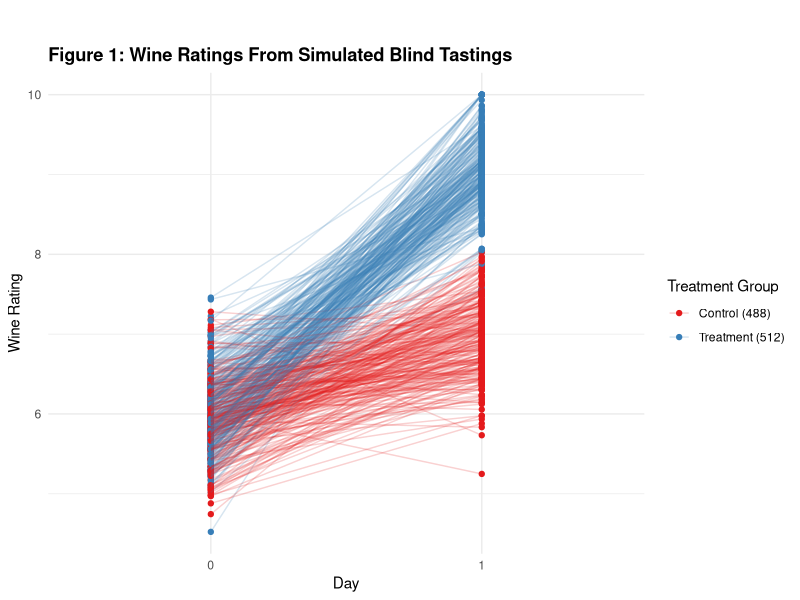

Here is the R script that generated this plot:
## ---- chunk 1
rm(list=ls())
library(broom)
library(tidyverse)
## ---- chunk 2
set.seed(292)
simulation_table <- tibble(Day=c(0,1,0,1),
                           Trt = c("Control","Control","Treatment","Treatment"),
                           mu = c(6,7,6,9))

simulation_table <- simulation_table %>% 
  knitr::kable(caption = "Means Chosen for Data Simulation", 
               col.names = (c("Day", "Treatment Group", "$\\mu$")))

simulation_table
## ---- chunk 3
# Parts of the following code are adapted from code on https://www.tellingstorieswithdata.com/06-03-matching_and_differences.html. Below are details of the code.
# Author: Rohan Alexander
# Title: Running Through a Difference-in-Differences Example
# Date: 5 November 2020
set.seed(292)
n=500
ratings_data <- tibble(person = rep(c(1:n), times = 2),
                       day = c(rep(0, times = n), rep(1, times = n)),
                       treatment_group = 
                         rep(sample(x = 0:1, size  = n, replace = TRUE), times = 2)
)

ratings_data <- 
  ratings_data %>% 
  rowwise() %>% 
  mutate(wine_rating = case_when(
    day == 0 & treatment_group == 0 ~ rnorm(n = 1, mean = 6, sd = 0.5),
    day == 1 & treatment_group == 0 ~ rnorm(n = 1, mean = 7, sd = 0.5),
    day == 0 & treatment_group == 1 ~ rnorm(n = 1, mean = 6, sd = 0.5),
    day == 1 & treatment_group == 1 ~ rnorm(n = 1, mean = 9, sd = 0.5))) %>%
  mutate(wine_rating = ifelse(wine_rating > 10, 10, wine_rating))

ratings_data$treatment_group <-
  as.factor(ratings_data$treatment_group)

trt_group_size <- ratings_data %>% 
  group_by(treatment_group) %>% count()
ctrl_size <- trt_group_size$n[1]
trt_size <- trt_group_size$n[2]

levels(ratings_data$treatment_group)[levels(ratings_data$treatment_group)=="0"] <- sprintf("Control (%s)",ctrl_size)
levels(ratings_data$treatment_group)[levels(ratings_data$treatment_group)=="1"] <- sprintf("Treatment (%s)",trt_size)

ratings_data$day <- 
  as.factor(ratings_data$day)

ratings_data %>% 
  ggplot(aes(x = day,
             y = wine_rating,
             color = treatment_group)) +
  geom_point() +
  geom_line(aes(group = person), alpha = 0.2) +
  theme_minimal() +
  labs(title = "\n\nFigure 1: Wine Ratings From Simulated Blind Tastings", 
       x = "Day",
       y = "Wine Rating",
       color = "Treatment Group") +
  scale_color_brewer(palette = "Set1") + 
  theme(plot.title = element_text(face = "bold"))
## ---- chunk 4
# Parts of the following code are adapted from code on https://www.tellingstorieswithdata.com/06-03-matching_and_differences.html. Below are details of the code.
# Author: Rohan Alexander
# Title: Running Through a Difference-in-Differences Example
# Date: 5 November 2020
set.seed(292)
options(dplyr.summarise.inform = FALSE)
ratings_data <- ratings_data %>%
  mutate(wine_rating = round(wine_rating))

average_differences <- 
  ratings_data %>% 
  pivot_wider(names_from = day,
              values_from = wine_rating,
              names_prefix = "day_") %>% 
  mutate(difference = day_1 - day_0) %>% 
  group_by(treatment_group) %>% 
  summarise(average_difference = mean(difference))

Diffs <- ratings_data %>% 
  group_by(treatment_group, day) %>% 
  summarise(mean_rating = mean(wine_rating))
DID <- average_differences$average_difference[2] -
  average_differences$average_difference[1]

DID_table <- tibble(Group=c("Treatment", "Control"),
                    `Day 0`= c(Diffs$mean_rating[3], Diffs$mean_rating[1]),
                    `Day 1`= c(Diffs$mean_rating[4], Diffs$mean_rating[2]),
                    `Difference` = c(average_differences$average_difference[2], average_differences$average_difference[1])) %>%
  knitr::kable(caption = "Difference in Average Wine Ratings")

DID_table
## ---- chunk 5
ratings_regression <- lm(wine_rating ~ treatment_group*day, data = ratings_data)
ratings_regression %>%
  broom::tidy() %>%
  mutate(term = c("Intercept", "Treatment Group (Yes)","Day 1","Treatment Group (Yes):Day 1")) %>%
  knitr::kable(caption = "Summary of Linear Model")
